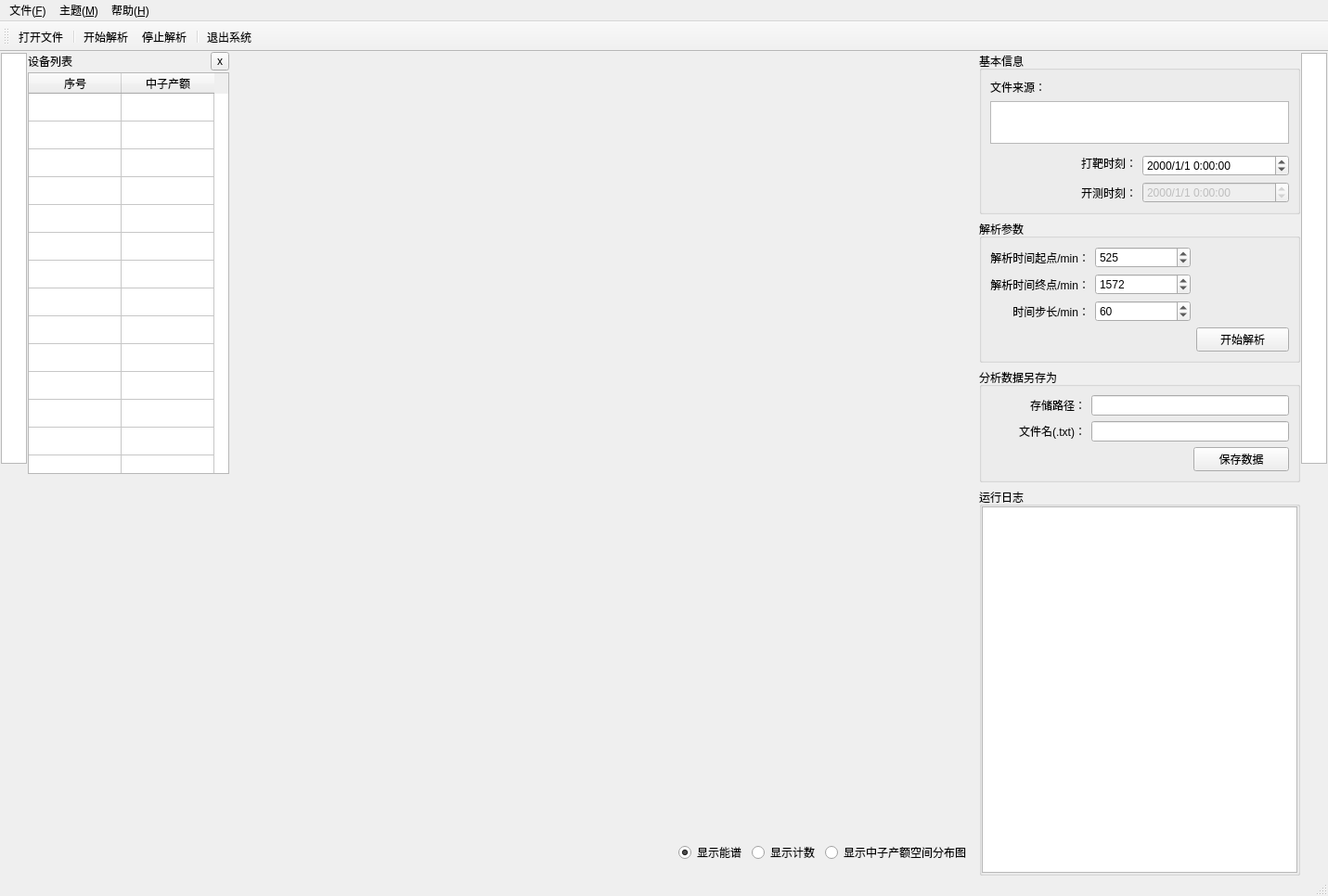
<?xml version="1.0" encoding="UTF-8"?>
<ui version="4.0">
 <class>NeutronYieldStatisticsWindow</class>
 <widget class="QMainWindow" name="NeutronYieldStatisticsWindow">
  <property name="geometry">
   <rect>
    <x>0</x>
    <y>0</y>
    <width>1431</width>
    <height>966</height>
   </rect>
  </property>
  <property name="windowTitle">
   <string>锆活化工程离线数据分析-中子产额统计</string>
  </property>
  <widget class="QWidget" name="centralwidget">
   <layout class="QHBoxLayout" name="horizontalLayout_2">
    <property name="spacing">
     <number>0</number>
    </property>
    <property name="leftMargin">
     <number>0</number>
    </property>
    <property name="topMargin">
     <number>0</number>
    </property>
    <property name="rightMargin">
     <number>0</number>
    </property>
    <property name="bottomMargin">
     <number>0</number>
    </property>
    <item>
     <widget class="QWidget" name="leftSidewidget" native="true">
      <property name="sizePolicy">
       <sizepolicy hsizetype="Fixed" vsizetype="Expanding">
        <horstretch>0</horstretch>
        <verstretch>0</verstretch>
       </sizepolicy>
      </property>
      <property name="maximumSize">
       <size>
        <width>30</width>
        <height>16777215</height>
       </size>
      </property>
      <layout class="QVBoxLayout" name="verticalLayout">
       <property name="spacing">
        <number>1</number>
       </property>
       <property name="leftMargin">
        <number>1</number>
       </property>
       <property name="topMargin">
        <number>1</number>
       </property>
       <property name="rightMargin">
        <number>1</number>
       </property>
       <property name="bottomMargin">
        <number>1</number>
       </property>
       <item>
        <widget class="QGraphicsView" name="graphicsView">
         <property name="sizePolicy">
          <sizepolicy hsizetype="Expanding" vsizetype="Expanding">
           <horstretch>0</horstretch>
           <verstretch>0</verstretch>
          </sizepolicy>
         </property>
         <property name="alignment">
          <set>Qt::AlignLeading|Qt::AlignLeft|Qt::AlignTop</set>
         </property>
        </widget>
       </item>
       <item>
        <spacer name="verticalSpacer">
         <property name="orientation">
          <enum>Qt::Vertical</enum>
         </property>
         <property name="sizeHint" stdset="0">
          <size>
           <width>20</width>
           <height>40</height>
          </size>
         </property>
        </spacer>
       </item>
      </layout>
     </widget>
    </item>
    <item>
     <widget class="QStackedWidget" name="leftStackedWidget">
      <property name="sizePolicy">
       <sizepolicy hsizetype="Preferred" vsizetype="Preferred">
        <horstretch>0</horstretch>
        <verstretch>0</verstretch>
       </sizepolicy>
      </property>
      <property name="currentIndex">
       <number>0</number>
      </property>
      <widget class="QWidget" name="detectorStatusWidget">
       <property name="sizePolicy">
        <sizepolicy hsizetype="Preferred" vsizetype="Preferred">
         <horstretch>0</horstretch>
         <verstretch>0</verstretch>
        </sizepolicy>
       </property>
       <layout class="QVBoxLayout" name="verticalLayout_5">
        <property name="spacing">
         <number>2</number>
        </property>
        <property name="leftMargin">
         <number>0</number>
        </property>
        <property name="topMargin">
         <number>0</number>
        </property>
        <property name="rightMargin">
         <number>0</number>
        </property>
        <property name="bottomMargin">
         <number>0</number>
        </property>
        <item>
         <layout class="QHBoxLayout" name="horizontalLayout_6">
          <item>
           <widget class="QLabel" name="label_4">
            <property name="sizePolicy">
             <sizepolicy hsizetype="Minimum" vsizetype="Preferred">
              <horstretch>0</horstretch>
              <verstretch>0</verstretch>
             </sizepolicy>
            </property>
            <property name="text">
             <string>设备列表</string>
            </property>
           </widget>
          </item>
          <item>
           <widget class="QToolButton" name="toolButton_closeDetectorStatusWidget">
            <property name="sizePolicy">
             <sizepolicy hsizetype="Fixed" vsizetype="Fixed">
              <horstretch>0</horstretch>
              <verstretch>0</verstretch>
             </sizepolicy>
            </property>
            <property name="maximumSize">
             <size>
              <width>20</width>
              <height>20</height>
             </size>
            </property>
            <property name="text">
             <string notr="true">x</string>
            </property>
            <property name="iconSize">
             <size>
              <width>16</width>
              <height>16</height>
             </size>
            </property>
           </widget>
          </item>
         </layout>
        </item>
        <item>
         <widget class="QTableWidget" name="tableWidget">
          <property name="sizePolicy">
           <sizepolicy hsizetype="Preferred" vsizetype="Expanding">
            <horstretch>0</horstretch>
            <verstretch>0</verstretch>
           </sizepolicy>
          </property>
          <property name="verticalScrollBarPolicy">
           <enum>Qt::ScrollBarAlwaysOff</enum>
          </property>
          <property name="horizontalScrollBarPolicy">
           <enum>Qt::ScrollBarAlwaysOff</enum>
          </property>
          <property name="sizeAdjustPolicy">
           <enum>QAbstractScrollArea::AdjustIgnored</enum>
          </property>
          <property name="selectionMode">
           <enum>QAbstractItemView::ExtendedSelection</enum>
          </property>
          <property name="selectionBehavior">
           <enum>QAbstractItemView::SelectItems</enum>
          </property>
          <property name="showGrid">
           <bool>true</bool>
          </property>
          <property name="gridStyle">
           <enum>Qt::SolidLine</enum>
          </property>
          <attribute name="horizontalHeaderVisible">
           <bool>true</bool>
          </attribute>
          <attribute name="verticalHeaderVisible">
           <bool>false</bool>
          </attribute>
          <row>
           <property name="text">
            <string>谱仪#1</string>
           </property>
          </row>
          <row>
           <property name="text">
            <string>谱仪#2</string>
           </property>
          </row>
          <row>
           <property name="text">
            <string>谱仪#3</string>
           </property>
          </row>
          <row>
           <property name="text">
            <string>谱仪#4</string>
           </property>
          </row>
          <row>
           <property name="text">
            <string>谱仪#5</string>
           </property>
          </row>
          <row>
           <property name="text">
            <string>谱仪#6</string>
           </property>
          </row>
          <row>
           <property name="text">
            <string>谱仪#7</string>
           </property>
          </row>
          <row>
           <property name="text">
            <string>谱仪#8</string>
           </property>
          </row>
          <row>
           <property name="text">
            <string>谱仪#9</string>
           </property>
          </row>
          <row>
           <property name="text">
            <string>谱仪#10</string>
           </property>
          </row>
          <row>
           <property name="text">
            <string>谱仪#11</string>
           </property>
          </row>
          <row>
           <property name="text">
            <string>谱仪#12</string>
           </property>
          </row>
          <row>
           <property name="text">
            <string>谱仪#13</string>
           </property>
          </row>
          <row>
           <property name="text">
            <string>谱仪#14</string>
           </property>
          </row>
          <row>
           <property name="text">
            <string>谱仪#15</string>
           </property>
          </row>
          <row>
           <property name="text">
            <string>谱仪#16</string>
           </property>
          </row>
          <row>
           <property name="text">
            <string>谱仪#17</string>
           </property>
          </row>
          <row>
           <property name="text">
            <string>谱仪#18</string>
           </property>
          </row>
          <row>
           <property name="text">
            <string>谱仪#19</string>
           </property>
          </row>
          <row>
           <property name="text">
            <string>谱仪#20</string>
           </property>
          </row>
          <row>
           <property name="text">
            <string>谱仪#21</string>
           </property>
          </row>
          <row>
           <property name="text">
            <string>谱仪#22</string>
           </property>
          </row>
          <row>
           <property name="text">
            <string>谱仪#23</string>
           </property>
          </row>
          <row>
           <property name="text">
            <string>谱仪#24</string>
           </property>
          </row>
          <column>
           <property name="text">
            <string>序号</string>
           </property>
          </column>
          <column>
           <property name="text">
            <string>中子产额</string>
           </property>
          </column>
          <item row="0" column="1">
           <property name="text">
            <string/>
           </property>
           <property name="textAlignment">
            <set>AlignCenter</set>
           </property>
           <property name="flags">
            <set>ItemIsSelectable|ItemIsDragEnabled|ItemIsDropEnabled|ItemIsUserCheckable|ItemIsEnabled</set>
           </property>
          </item>
          <item row="1" column="1">
           <property name="text">
            <string/>
           </property>
           <property name="textAlignment">
            <set>AlignCenter</set>
           </property>
           <property name="flags">
            <set>ItemIsSelectable|ItemIsDragEnabled|ItemIsDropEnabled|ItemIsUserCheckable|ItemIsEnabled</set>
           </property>
          </item>
         </widget>
        </item>
        <item>
         <spacer name="verticalSpacer_2">
          <property name="orientation">
           <enum>Qt::Vertical</enum>
          </property>
          <property name="sizeHint" stdset="0">
           <size>
            <width>20</width>
            <height>258</height>
           </size>
          </property>
         </spacer>
        </item>
       </layout>
      </widget>
     </widget>
    </item>
    <item>
     <widget class="QWidget" name="centralHboxWidget" native="true">
      <property name="minimumSize">
       <size>
        <width>300</width>
        <height>0</height>
       </size>
      </property>
      <layout class="QVBoxLayout" name="verticalLayout_7">
       <property name="spacing">
        <number>0</number>
       </property>
       <property name="leftMargin">
        <number>0</number>
       </property>
       <property name="topMargin">
        <number>0</number>
       </property>
       <property name="rightMargin">
        <number>0</number>
       </property>
       <property name="bottomMargin">
        <number>0</number>
       </property>
       <item>
        <widget class="QStackedWidget" name="stackedWidget">
         <property name="currentIndex">
          <number>0</number>
         </property>
         <widget class="QWidget" name="page_spectrum">
          <layout class="QVBoxLayout" name="verticalLayout_3">
           <property name="spacing">
            <number>0</number>
           </property>
           <property name="leftMargin">
            <number>0</number>
           </property>
           <property name="topMargin">
            <number>0</number>
           </property>
           <property name="rightMargin">
            <number>0</number>
           </property>
           <property name="bottomMargin">
            <number>0</number>
           </property>
           <item>
            <widget class="QWidget" name="widget_flowLayoutContainer" native="true">
             <property name="sizePolicy">
              <sizepolicy hsizetype="Preferred" vsizetype="Fixed">
               <horstretch>0</horstretch>
               <verstretch>0</verstretch>
              </sizepolicy>
             </property>
            </widget>
           </item>
           <item>
            <widget class="QCustomPlot" name="spectorMeter_Spectrum" native="true"/>
           </item>
          </layout>
         </widget>
         <widget class="QWidget" name="page_count">
          <layout class="QGridLayout" name="gridLayout">
           <property name="leftMargin">
            <number>0</number>
           </property>
           <property name="topMargin">
            <number>0</number>
           </property>
           <property name="rightMargin">
            <number>0</number>
           </property>
           <property name="bottomMargin">
            <number>0</number>
           </property>
           <property name="spacing">
            <number>0</number>
           </property>
           <item row="0" column="0">
            <widget class="QCustomPlot" name="spectorMeter_Count" native="true"/>
           </item>
          </layout>
         </widget>
         <widget class="QWidget" name="page_yield">
          <layout class="QGridLayout" name="gridLayout_3">
           <property name="leftMargin">
            <number>0</number>
           </property>
           <property name="topMargin">
            <number>0</number>
           </property>
           <property name="rightMargin">
            <number>0</number>
           </property>
           <property name="bottomMargin">
            <number>0</number>
           </property>
           <property name="horizontalSpacing">
            <number>0</number>
           </property>
           <item row="0" column="0">
            <widget class="QCustomPlot" name="spectorMeter_Yield" native="true"/>
           </item>
          </layout>
         </widget>
        </widget>
       </item>
       <item>
        <widget class="QWidget" name="widget" native="true">
         <property name="minimumSize">
          <size>
           <width>0</width>
           <height>50</height>
          </size>
         </property>
         <layout class="QHBoxLayout" name="horizontalLayout_3">
          <property name="leftMargin">
           <number>9</number>
          </property>
          <property name="topMargin">
           <number>0</number>
          </property>
          <property name="rightMargin">
           <number>9</number>
          </property>
          <property name="bottomMargin">
           <number>0</number>
          </property>
          <item>
           <spacer name="horizontalSpacer_3">
            <property name="orientation">
             <enum>Qt::Horizontal</enum>
            </property>
            <property name="sizeHint" stdset="0">
             <size>
              <width>514</width>
              <height>20</height>
             </size>
            </property>
           </spacer>
          </item>
          <item>
           <widget class="QRadioButton" name="radioButton_spectrum">
            <property name="text">
             <string>显示能谱</string>
            </property>
            <property name="checked">
             <bool>true</bool>
            </property>
           </widget>
          </item>
          <item>
           <widget class="QRadioButton" name="radioButton_count">
            <property name="text">
             <string>显示计数</string>
            </property>
           </widget>
          </item>
          <item>
           <widget class="QRadioButton" name="radioButton_neutronYield">
            <property name="text">
             <string>显示中子产额空间分布图</string>
            </property>
           </widget>
          </item>
         </layout>
        </widget>
       </item>
      </layout>
     </widget>
    </item>
    <item>
     <widget class="QWidget" name="rightVboxWidget" native="true">
      <property name="minimumSize">
       <size>
        <width>300</width>
        <height>0</height>
       </size>
      </property>
      <layout class="QHBoxLayout" name="horizontalLayout_16">
       <property name="spacing">
        <number>0</number>
       </property>
       <property name="leftMargin">
        <number>0</number>
       </property>
       <property name="topMargin">
        <number>0</number>
       </property>
       <property name="rightMargin">
        <number>0</number>
       </property>
       <property name="bottomMargin">
        <number>0</number>
       </property>
       <item>
        <widget class="QWidget" name="labParametersWidget" native="true">
         <property name="sizePolicy">
          <sizepolicy hsizetype="Fixed" vsizetype="Preferred">
           <horstretch>0</horstretch>
           <verstretch>0</verstretch>
          </sizepolicy>
         </property>
         <layout class="QVBoxLayout" name="verticalLayout_4">
          <property name="leftMargin">
           <number>0</number>
          </property>
          <property name="topMargin">
           <number>0</number>
          </property>
          <property name="rightMargin">
           <number>0</number>
          </property>
          <property name="bottomMargin">
           <number>0</number>
          </property>
          <item>
           <widget class="QGroupBox" name="groupBox_2">
            <property name="sizePolicy">
             <sizepolicy hsizetype="Preferred" vsizetype="Minimum">
              <horstretch>0</horstretch>
              <verstretch>0</verstretch>
             </sizepolicy>
            </property>
            <property name="title">
             <string>基本信息</string>
            </property>
            <layout class="QVBoxLayout" name="verticalLayout_6">
             <item>
              <widget class="QLabel" name="label_5">
               <property name="text">
                <string>文件来源：</string>
               </property>
              </widget>
             </item>
             <item>
              <widget class="QTextBrowser" name="textBrowser_filepath">
               <property name="sizePolicy">
                <sizepolicy hsizetype="Preferred" vsizetype="Minimum">
                 <horstretch>0</horstretch>
                 <verstretch>0</verstretch>
                </sizepolicy>
               </property>
               <property name="minimumSize">
                <size>
                 <width>0</width>
                 <height>30</height>
                </size>
               </property>
               <property name="maximumSize">
                <size>
                 <width>16777215</width>
                 <height>46</height>
                </size>
               </property>
               <property name="verticalScrollBarPolicy">
                <enum>Qt::ScrollBarAlwaysOff</enum>
               </property>
               <property name="readOnly">
                <bool>true</bool>
               </property>
              </widget>
             </item>
             <item>
              <widget class="QWidget" name="widget_4" native="true">
               <property name="minimumSize">
                <size>
                 <width>0</width>
                 <height>30</height>
                </size>
               </property>
               <layout class="QGridLayout" name="gridLayout_2">
                <property name="leftMargin">
                 <number>0</number>
                </property>
                <property name="topMargin">
                 <number>0</number>
                </property>
                <property name="rightMargin">
                 <number>0</number>
                </property>
                <property name="bottomMargin">
                 <number>0</number>
                </property>
                <item row="1" column="1">
                 <widget class="QDateTimeEdit" name="fusionDateTime">
                  <property name="displayFormat">
                   <string>yyyy/M/d H:mm:ss</string>
                  </property>
                 </widget>
                </item>
                <item row="2" column="1">
                 <widget class="QDateTimeEdit" name="messureDateTime">
                  <property name="enabled">
                   <bool>false</bool>
                  </property>
                  <property name="displayFormat">
                   <string>yyyy/M/d H:mm:ss</string>
                  </property>
                 </widget>
                </item>
                <item row="0" column="0" rowspan="2">
                 <widget class="QLabel" name="label_7">
                  <property name="text">
                   <string>打靶时刻：</string>
                  </property>
                  <property name="alignment">
                   <set>Qt::AlignRight|Qt::AlignTrailing|Qt::AlignVCenter</set>
                  </property>
                 </widget>
                </item>
                <item row="2" column="0">
                 <widget class="QLabel" name="label_2">
                  <property name="text">
                   <string>开测时刻：</string>
                  </property>
                  <property name="alignment">
                   <set>Qt::AlignRight|Qt::AlignTrailing|Qt::AlignVCenter</set>
                  </property>
                 </widget>
                </item>
               </layout>
              </widget>
             </item>
            </layout>
           </widget>
          </item>
          <item>
           <widget class="QGroupBox" name="groupBox_4">
            <property name="title">
             <string>解析参数</string>
            </property>
            <layout class="QGridLayout" name="gridLayout_4">
             <item row="3" column="0">
              <widget class="QLabel" name="label">
               <property name="text">
                <string>时间步长/min：</string>
               </property>
               <property name="alignment">
                <set>Qt::AlignRight|Qt::AlignTrailing|Qt::AlignVCenter</set>
               </property>
              </widget>
             </item>
             <item row="1" column="1" rowspan="2">
              <widget class="QSpinBox" name="spinBox_timeEnd">
               <property name="minimum">
                <number>1</number>
               </property>
               <property name="maximum">
                <number>99999999</number>
               </property>
               <property name="value">
                <number>1572</number>
               </property>
              </widget>
             </item>
             <item row="0" column="1">
              <widget class="QSpinBox" name="spinBox_timeStart">
               <property name="minimum">
                <number>240</number>
               </property>
               <property name="maximum">
                <number>99999999</number>
               </property>
               <property name="value">
                <number>525</number>
               </property>
              </widget>
             </item>
             <item row="0" column="0">
              <widget class="QLabel" name="label_6">
               <property name="text">
                <string>解析时间起点/min：</string>
               </property>
               <property name="alignment">
                <set>Qt::AlignRight|Qt::AlignTrailing|Qt::AlignVCenter</set>
               </property>
              </widget>
             </item>
             <item row="1" column="0" rowspan="2">
              <widget class="QLabel" name="label_8">
               <property name="text">
                <string>解析时间终点/min：</string>
               </property>
               <property name="alignment">
                <set>Qt::AlignRight|Qt::AlignTrailing|Qt::AlignVCenter</set>
               </property>
              </widget>
             </item>
             <item row="3" column="1">
              <widget class="QSpinBox" name="spinBox_step">
               <property name="minimum">
                <number>1</number>
               </property>
               <property name="maximum">
                <number>99999999</number>
               </property>
               <property name="value">
                <number>60</number>
               </property>
              </widget>
             </item>
             <item row="4" column="2">
              <widget class="QPushButton" name="pushButton_start">
               <property name="enabled">
                <bool>true</bool>
               </property>
               <property name="minimumSize">
                <size>
                 <width>100</width>
                 <height>23</height>
                </size>
               </property>
               <property name="text">
                <string>开始解析</string>
               </property>
               <property name="icon">
                <iconset>
                 <normaloff>:/resource/analyze.png</normaloff>:/resource/analyze.png</iconset>
               </property>
               <property name="checkable">
                <bool>false</bool>
               </property>
              </widget>
             </item>
             <item row="4" column="0" colspan="2">
              <spacer name="horizontalSpacer_4">
               <property name="orientation">
                <enum>Qt::Horizontal</enum>
               </property>
               <property name="sizeHint" stdset="0">
                <size>
                 <width>255</width>
                 <height>20</height>
                </size>
               </property>
              </spacer>
             </item>
            </layout>
           </widget>
          </item>
          <item>
           <widget class="QGroupBox" name="groupBox">
            <property name="title">
             <string>分析数据另存为</string>
            </property>
            <layout class="QGridLayout" name="gridLayout_5">
             <item row="1" column="0">
              <widget class="QLabel" name="label_55">
               <property name="minimumSize">
                <size>
                 <width>60</width>
                 <height>0</height>
                </size>
               </property>
               <property name="text">
                <string>文件名(.txt)：</string>
               </property>
               <property name="alignment">
                <set>Qt::AlignRight|Qt::AlignTrailing|Qt::AlignVCenter</set>
               </property>
              </widget>
             </item>
             <item row="0" column="0">
              <widget class="QLabel" name="label_24">
               <property name="text">
                <string>存储路径：</string>
               </property>
               <property name="alignment">
                <set>Qt::AlignRight|Qt::AlignTrailing|Qt::AlignVCenter</set>
               </property>
              </widget>
             </item>
             <item row="2" column="2">
              <widget class="QPushButton" name="pushButton">
               <property name="text">
                <string>保存数据</string>
               </property>
              </widget>
             </item>
             <item row="1" column="1" colspan="2">
              <widget class="QLineEdit" name="lineEdit_fileName"/>
             </item>
             <item row="0" column="1" colspan="2">
              <widget class="QLineEdit" name="lineEdit_savepath"/>
             </item>
             <item row="2" column="0" colspan="2">
              <spacer name="horizontalSpacer">
               <property name="orientation">
                <enum>Qt::Horizontal</enum>
               </property>
               <property name="sizeHint" stdset="0">
                <size>
                 <width>40</width>
                 <height>20</height>
                </size>
               </property>
              </spacer>
             </item>
            </layout>
           </widget>
          </item>
          <item>
           <widget class="QGroupBox" name="logGroupBox">
            <property name="title">
             <string>运行日志</string>
            </property>
            <layout class="QVBoxLayout" name="verticalLayout_2">
             <property name="spacing">
              <number>0</number>
             </property>
             <property name="leftMargin">
              <number>0</number>
             </property>
             <property name="topMargin">
              <number>0</number>
             </property>
             <property name="rightMargin">
              <number>0</number>
             </property>
             <property name="bottomMargin">
              <number>0</number>
             </property>
             <item>
              <widget class="QTextEdit" name="textEdit_log">
               <property name="enabled">
                <bool>true</bool>
               </property>
               <property name="readOnly">
                <bool>true</bool>
               </property>
              </widget>
             </item>
             <item>
              <widget class="QWidget" name="widget_2" native="true">
               <layout class="QVBoxLayout" name="verticalLayout_14">
                <property name="leftMargin">
                 <number>0</number>
                </property>
                <property name="topMargin">
                 <number>0</number>
                </property>
                <property name="rightMargin">
                 <number>0</number>
                </property>
                <property name="bottomMargin">
                 <number>0</number>
                </property>
               </layout>
              </widget>
             </item>
            </layout>
           </widget>
          </item>
         </layout>
        </widget>
       </item>
      </layout>
     </widget>
    </item>
    <item>
     <widget class="QWidget" name="rightSidewidget" native="true">
      <property name="sizePolicy">
       <sizepolicy hsizetype="Preferred" vsizetype="Preferred">
        <horstretch>0</horstretch>
        <verstretch>0</verstretch>
       </sizepolicy>
      </property>
      <property name="maximumSize">
       <size>
        <width>30</width>
        <height>16777215</height>
       </size>
      </property>
      <layout class="QVBoxLayout" name="verticalLayout_10">
       <property name="spacing">
        <number>1</number>
       </property>
       <property name="leftMargin">
        <number>1</number>
       </property>
       <property name="topMargin">
        <number>1</number>
       </property>
       <property name="rightMargin">
        <number>1</number>
       </property>
       <property name="bottomMargin">
        <number>1</number>
       </property>
       <item>
        <widget class="QGraphicsView" name="rightGraphicsView">
         <property name="sizePolicy">
          <sizepolicy hsizetype="Expanding" vsizetype="Expanding">
           <horstretch>0</horstretch>
           <verstretch>0</verstretch>
          </sizepolicy>
         </property>
         <property name="alignment">
          <set>Qt::AlignLeading|Qt::AlignLeft|Qt::AlignTop</set>
         </property>
        </widget>
       </item>
       <item>
        <spacer name="verticalSpacer_4">
         <property name="orientation">
          <enum>Qt::Vertical</enum>
         </property>
         <property name="sizeHint" stdset="0">
          <size>
           <width>20</width>
           <height>40</height>
          </size>
         </property>
        </spacer>
       </item>
      </layout>
     </widget>
    </item>
   </layout>
  </widget>
  <widget class="QMenuBar" name="menubar">
   <property name="geometry">
    <rect>
     <x>0</x>
     <y>0</y>
     <width>1431</width>
     <height>21</height>
    </rect>
   </property>
   <widget class="QMenu" name="menu_File">
    <property name="title">
     <string>文件(&amp;F)</string>
    </property>
    <addaction name="action_open"/>
    <addaction name="separator"/>
    <addaction name="action_exit"/>
   </widget>
   <widget class="QMenu" name="menu_help">
    <property name="title">
     <string>帮助(&amp;H)</string>
    </property>
    <addaction name="action_about"/>
    <addaction name="action_aboutQt"/>
   </widget>
   <widget class="QMenu" name="menu_theme">
    <property name="title">
     <string>主题(&amp;M)</string>
    </property>
    <addaction name="action_lightTheme"/>
    <addaction name="action_darkTheme"/>
    <addaction name="separator"/>
    <addaction name="action_colorTheme"/>
   </widget>
   <addaction name="menu_File"/>
   <addaction name="menu_theme"/>
   <addaction name="menu_help"/>
  </widget>
  <widget class="QStatusBar" name="statusbar"/>
  <widget class="QToolBar" name="toolBar">
   <property name="windowTitle">
    <string>toolBar</string>
   </property>
   <property name="iconSize">
    <size>
     <width>36</width>
     <height>36</height>
    </size>
   </property>
   <property name="toolButtonStyle">
    <enum>Qt::ToolButtonTextUnderIcon</enum>
   </property>
   <attribute name="toolBarArea">
    <enum>TopToolBarArea</enum>
   </attribute>
   <attribute name="toolBarBreak">
    <bool>false</bool>
   </attribute>
   <addaction name="action_open"/>
   <addaction name="separator"/>
   <addaction name="action_startMeasure"/>
   <addaction name="action_stopMeasure"/>
   <addaction name="separator"/>
   <addaction name="action_exit"/>
  </widget>
  <action name="action_open">
   <property name="icon">
    <iconset resource="../3rdParty/resource/resource.qrc">
     <normaloff>:/open.png</normaloff>:/open.png</iconset>
   </property>
   <property name="text">
    <string>打开文件(&amp;O)...</string>
   </property>
   <property name="iconText">
    <string>打开文件</string>
   </property>
   <property name="toolTip">
    <string>打开文件</string>
   </property>
   <property name="shortcut">
    <string>Ctrl+O</string>
   </property>
   <property name="menuRole">
    <enum>QAction::NoRole</enum>
   </property>
  </action>
  <action name="action_exit">
   <property name="icon">
    <iconset resource="../3rdParty/resource/resource.qrc">
     <normaloff>:/exit.png</normaloff>:/exit.png</iconset>
   </property>
   <property name="text">
    <string>退出系统(&amp;X)</string>
   </property>
   <property name="iconText">
    <string>退出系统</string>
   </property>
   <property name="toolTip">
    <string>退出系统</string>
   </property>
   <property name="shortcut">
    <string>Ctrl+Q</string>
   </property>
   <property name="menuRole">
    <enum>QAction::NoRole</enum>
   </property>
  </action>
  <action name="action_about">
   <property name="icon">
    <iconset resource="../3rdParty/resource/resource.qrc">
     <normaloff>:/logo.png</normaloff>:/logo.png</iconset>
   </property>
   <property name="text">
    <string>关于</string>
   </property>
   <property name="iconText">
    <string>关于</string>
   </property>
   <property name="toolTip">
    <string>关于 ZrActivationPro</string>
   </property>
   <property name="menuRole">
    <enum>QAction::NoRole</enum>
   </property>
  </action>
  <action name="action_startMeasure">
   <property name="icon">
    <iconset resource="../3rdParty/resource/resource.qrc">
     <normaloff>:/work-on.png</normaloff>:/work-on.png</iconset>
   </property>
   <property name="text">
    <string>开始解析</string>
   </property>
   <property name="toolTip">
    <string>开始解析</string>
   </property>
   <property name="menuRole">
    <enum>QAction::NoRole</enum>
   </property>
  </action>
  <action name="action_stopMeasure">
   <property name="icon">
    <iconset resource="../3rdParty/resource/resource.qrc">
     <normaloff>:/work-off.png</normaloff>:/work-off.png</iconset>
   </property>
   <property name="text">
    <string>停止解析</string>
   </property>
   <property name="toolTip">
    <string>停止解析</string>
   </property>
   <property name="menuRole">
    <enum>QAction::NoRole</enum>
   </property>
  </action>
  <action name="action_lightTheme">
   <property name="checkable">
    <bool>true</bool>
   </property>
   <property name="text">
    <string>明亮(&amp;L)</string>
   </property>
   <property name="toolTip">
    <string>切换到明亮主题</string>
   </property>
   <property name="shortcut">
    <string>Ctrl+Alt+L</string>
   </property>
  </action>
  <action name="action_darkTheme">
   <property name="checkable">
    <bool>true</bool>
   </property>
   <property name="text">
    <string>暗黑(&amp;D)</string>
   </property>
   <property name="toolTip">
    <string>切换到暗黑主题</string>
   </property>
   <property name="shortcut">
    <string>Ctrl+Alt+D</string>
   </property>
  </action>
  <action name="action_colorTheme">
   <property name="checkable">
    <bool>false</bool>
   </property>
   <property name="text">
    <string>主题颜色(&amp;C)</string>
   </property>
   <property name="toolTip">
    <string>设置主题颜色，取消设置默认值</string>
   </property>
   <property name="shortcut">
    <string>Ctrl+Alt+C</string>
   </property>
  </action>
  <action name="action_aboutQt">
   <property name="icon">
    <iconset resource="../3rdParty/resource/resource.qrc">
     <normaloff>:/aboutqt.png</normaloff>:/aboutqt.png</iconset>
   </property>
   <property name="text">
    <string>关于Qt</string>
   </property>
  </action>
 </widget>
 <customwidgets>
  <customwidget>
   <class>QCustomPlot</class>
   <extends>QWidget</extends>
   <header>qcustomplot.h</header>
   <container>1</container>
  </customwidget>
 </customwidgets>
 <resources>
  <include location="../3rdParty/resource/resource.qrc"/>
  <include location="../3rdParty/resource/resource.qrc"/>
 </resources>
 <connections>
  <connection>
   <sender>pushButton_start</sender>
   <signal>clicked()</signal>
   <receiver>action_startMeasure</receiver>
   <slot>trigger()</slot>
   <hints>
    <hint type="sourcelabel">
     <x>1341</x>
     <y>373</y>
    </hint>
    <hint type="destinationlabel">
     <x>-1</x>
     <y>-1</y>
    </hint>
   </hints>
  </connection>
 </connections>
</ui>
